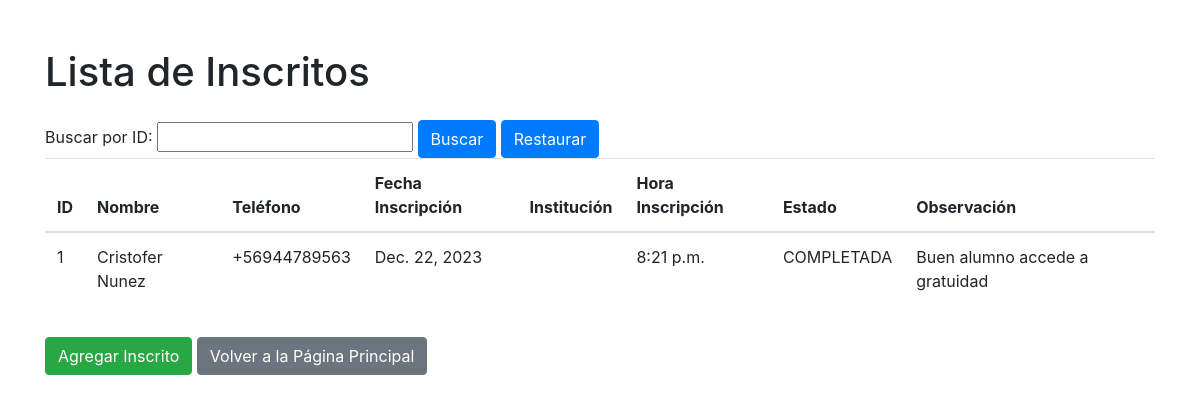
The app's page /inscritos/ with its own data.
### seminario/models.py (models this page shows, shortened)
class Inscrito(models.Model):
    ESTADOS = (
        ('RESERVADO', 'Reservado'),
        ('COMPLETADA', 'Completada'),
        ('ANULADA', 'Anulada'),
        ('NO_ASISTEN', 'No Asisten'),
    )
    nombre_persona = models.CharField(max_length=255)
    telefono = models.CharField(max_length=20)
    fecha_inscripcion = models.DateField(auto_now_add=True)
    institucion = models.ForeignKey(Institucion, on_delete=models.CASCADE)
    hora_inscripcion = models.TimeField(auto_now_add=True)
    estado = models.CharField(max_length=20, choices=ESTADOS)
    observacion = models.TextField(null=True, blank=True)

### seminario/views.py (the view)
# urls.py: path('inscritos/', views.inscritos_list, name='inscritos-list'),
def inscritos_list(request):
    inscritos = Inscrito.objects.all()
    search_id = request.GET.get('id')
    if search_id:
        inscrito = get_object_or_404(Inscrito, id=search_id)
        return render(request, 'inscritos_list.html', {'inscritos': [inscrito]})
    return render(request, 'inscritos_list.html', {'inscritos': inscritos})

### seminario/templates/inscritos_list.html (shortened to what this page needs)
<!DOCTYPE html>
<html lang="es">
<head>
    <link rel="stylesheet" href="https://stackpath.bootstrapcdn.com/bootstrap/4.3.1/css/bootstrap.min.css">
</head>
<body class="container mt-5">
    <h1 class="mb-4">Lista de Inscritos</h1>
    <form method="GET" action="{% url 'inscritos-list' %}">
        <label for="search_id">Buscar por ID:</label>
        <input type="number" id="search_id" name="id">
        <button type="submit" class="btn btn-primary">Buscar</button>
        <button type="submit" class="btn btn-primary" href="/instituciones">Restaurar</button>
    </form>
    {% if inscritos %}
        <table class="table">
            <thead>
                <tr>
                    <th>ID</th>
                    <th>Nombre</th>
                    <th>Teléfono</th>
                    <th>Fecha Inscripción</th>
                    <th>Institución</th>
                    <th>Hora Inscripción</th>
                    <th>Estado</th>
                    <th>Observación</th>
                </tr>
            </thead>
            <tbody>
                {% for inscrito in inscritos %}
                    <tr>
                        <td>{{ inscrito.id }}</td>
                        <td>{{ inscrito.nombre_persona }}</td>
                        <td>{{ inscrito.telefono }}</td>
                        <td>{{ inscrito.fecha_inscripcion }}</td>
                        <td>{{ inscrito.institucion.nombre }}</td>
                        <td>{{ inscrito.hora_inscripcion }}</td>
                        <td>{{ inscrito.estado }}</td>
                        <td>{{ inscrito.observacion }}</td>
                    </tr>
                {% endfor %}
            </tbody>
        </table>
    {% else %}
        {% if id_searched %}
            <p>ID no Existente</p>
        {% endif %}
    {% endif %}
    <a class="btn btn-success mt-3" href="/inscritos/agregar">Agregar Inscrito</a>
    <a class="btn btn-secondary mt-3" href="/">Volver a la Página Principal</a>
</body>
</html>

### records on screen
Inscrito: id "1", nombre_persona "Cristofer Nunez", telefono "+56944789563", fecha_inscripcion "Dec. 22, 2023", hora_inscripcion "8:21 p.m.", estado "COMPLETADA", observacion "Buen alumno accede a gratuidad"
